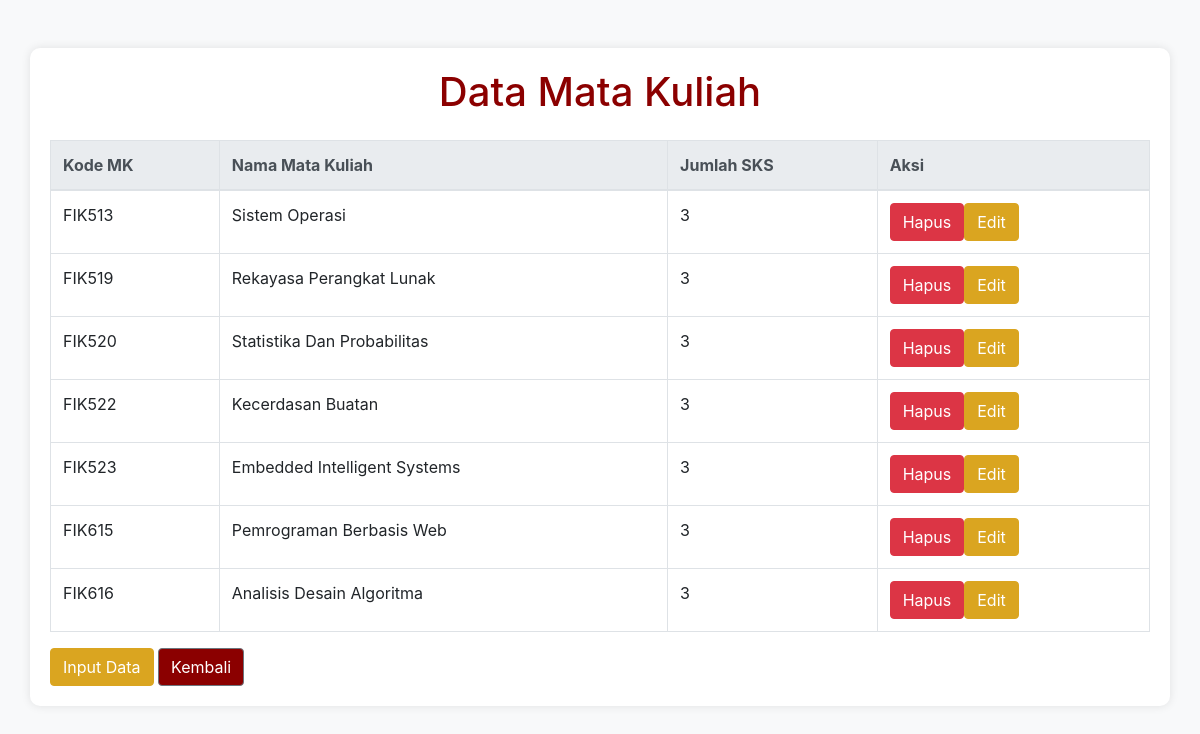
The page /data-mk.php on the database its author committed.
### tables this page shows
CREATE TABLE `matakuliah` (
  `kodemk` char(6) NOT NULL,
  `nama` varchar(50) DEFAULT NULL,
  `jumlah_sks` int(3) DEFAULT NULL
);

### data-mk.php (the view, shortened to what this page needs)
<?php
include "koneksi.php";
$sql = "SELECT * FROM matakuliah";
$result = mysqli_query($koneksi, $sql);
?>
<!DOCTYPE html>
<html lang="en">
<head>
    <link href="https://stackpath.bootstrapcdn.com/bootstrap/4.5.2/css/bootstrap.min.css" rel="stylesheet">
</head>
<body>
    <div class="container mt-5">
        <h1 class="mb-4">Data Mata Kuliah</h1>
        <table class="table table-bordered">
            <thead class="thead-light">
                <tr>
                    <th scope="col">Kode MK</th>
                    <th scope="col">Nama Mata Kuliah</th>
                    <th scope="col">Jumlah SKS</th>
                    <th scope="col">Aksi</th>
                </tr>
            </thead>
            <tbody>
                <?php
                if (mysqli_num_rows($result) > 0) {
                    while($row = mysqli_fetch_assoc($result)) {
                        echo "<tr>";
                        echo "<td>".$row["kodemk"]."</td>";
                        echo "<td>".$row["nama"]."</td>";
                        echo "<td>".$row["jumlah_sks"]."</td>";
                        echo "<td>";
                        echo "<form action='data-mk.php' method='post' style='display: inline;'>";
                        echo "<button type='submit' class='btn btn-danger' name='hapus'>Hapus</button>";
                        echo "</form>";
                        echo "<a href='edit-mk.php?kodemk=".$row["kodemk"]."' class='btn btn-primary'>Edit</a>";
                        echo "</td>";
                        echo "</tr>";
                    }
                } else {
                    echo "<tr><td colspan='4'>Tidak ada data mata kuliah.</td></tr>";
                }
                ?>
            </tbody>
        </table>
        <a href="input-mk.php" class="btn btn-primary">Input Data</a>
        <a href="index.php" class="btn btn-secondary">Kembali</a>
    </div>
</body>
</html>

### data-mk.php (style rules this page uses)
body { background-color: #f8f9fa; }
.container { background-color: #ffffff; padding: 20px; border-radius: 10px; box-shadow: 0px 0px 10px rgba(0, 0, 0, 0.1); }
h1 { color: #8B0000; text-align: center; }
.btn-primary { background-color: #DAA520; border-color: #DAA520; }
.btn-danger { background-color: #dc3545; border-color: #dc3545; }
.btn-secondary { background-color: #8B0000; border-color: #6c757d; }

### rows shown on the page
matakuliah: kodemk "FIK513", nama "Sistem Operasi", jumlah_sks "3"
matakuliah: kodemk "FIK519", nama "Rekayasa Perangkat Lunak", jumlah_sks "3"
matakuliah: kodemk "FIK520", nama "Statistika Dan Probabilitas", jumlah_sks "3"
matakuliah: kodemk "FIK522", nama "Kecerdasan Buatan", jumlah_sks "3"
matakuliah: kodemk "FIK523", nama "Embedded Intelligent Systems", jumlah_sks "3"
matakuliah: kodemk "FIK615", nama "Pemrograman Berbasis Web", jumlah_sks "3"
matakuliah: kodemk "FIK616", nama "Analisis Desain Algoritma", jumlah_sks "3"
